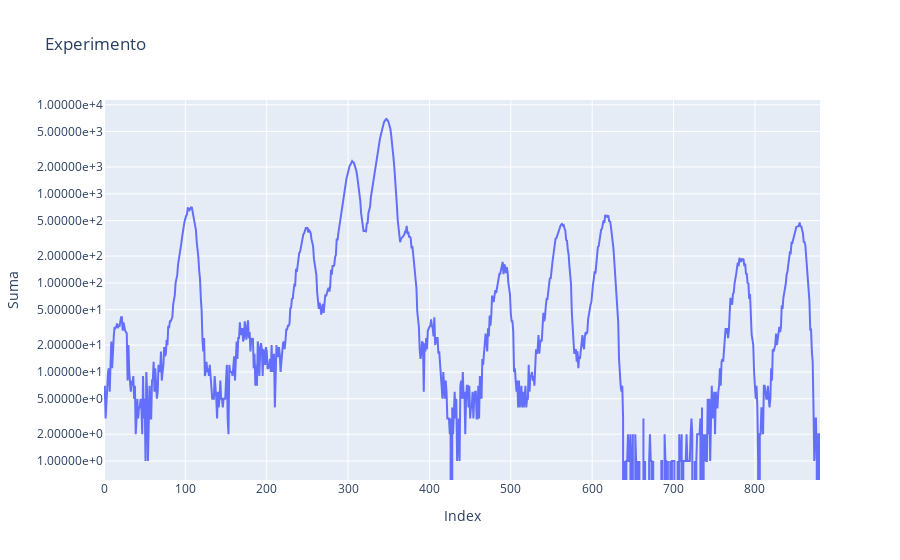

Notebook source saved alongside this figure:
### Code cell
df_exp = pd.read_csv("Exp_U235.csv", sep=";")
df_exp = df_exp[['Suma']]

# Definir el rango deseado en el eje X
inicio = 5520
fin = 6400

# Filtrar el DataFrame para incluir solo las filas dentro del rango
df_exp = df_exp[(df_exp.index >= inicio) & (df_exp.index <= fin)].reset_index(drop=True)

# Graficar Suma en un eje X separado
fig = px.line(df_exp, x=df_exp.index, y='Suma', log_y=True, title='Experimento')
fig.update_layout(xaxis_title='Index', yaxis_title='Suma', yaxis_tickformat='.5e', legend_title='Probability Density')
fig.show()

### Figure 1 — Plotly figure (JSON) as saved in the notebook; plotly's stock layout.template omitted (floating-point values rounded to 4 significant figures; data arrays with more than 128 entries replaced by an {"elided": "..."} marker saying what was removed)
{"data": [{"hovertemplate": "index=%{x}<br>Suma=%{y}<extra></extra>", "legendgroup": "", "line": {"color": "#636efa", "dash": "solid"}, "marker": {"symbol": "circle"}, "mode": "lines", "name": "", "orientation": "v", "showlegend": false, "type": "scatter", "x": {"elided": "881 int values"}, "xaxis": "x", "y": {"elided": "881 int values"}, "yaxis": "y"}], "layout": {"legend": {"title": {"text": "Probability Density"}, "tracegroupgap": 0}, "title": {"text": "Experimento"}, "xaxis": {"anchor": "y", "domain": [0, 1], "title": {"text": "Index"}}, "yaxis": {"anchor": "x", "domain": [0, 1], "tickformat": ".5e", "title": {"text": "Suma"}, "type": "log"}}}
